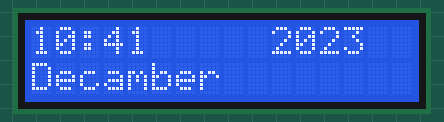
This sketch was run on a simulated Arduino Uno, built with avr-gcc and run on an emulated ATmega328P. On the bench: 16×2 character LCD.

Above: at 0.1 s.
At 60.1 s:
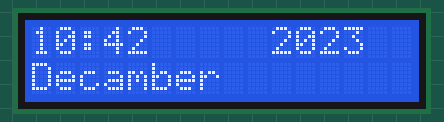
At 120.1 s:
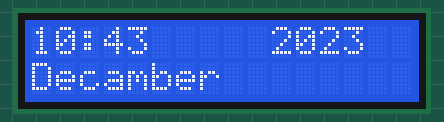

The sketch:

clock_old.ino
```cpp
/*
 Тестирование производилось на Arduino IDE 1.6.11
 Дата тестирования 20.0509.2016г.
*/
int time_h = 10;
int time_m = 41;
#include <LiquidCrystalRus.h>

LiquidCrystalRus lcd(7, 6, 5, 4, 3, 2);

void setup()
{
 lcd.begin(16, 2);  // Инициализирует LCD 16x2
}

void loop()
{
  if(time_h == 24){
    time_h = 0;
    time_m = 0;
  }
  if(time_m == 60){
   ++time_h;
   time_m = 0;
  }

  lcd.setCursor(0,2);
  lcd.print("Decamber");
  lcd.setCursor(10, 0);
  lcd.print(2023);
  if(time_h < 10){
    lcd.setCursor(0,0); // Установить курсор на первыю строку
  lcd.print(0);
  lcd.setCursor(1,0);
  lcd.print(time_h);
  lcd.setCursor(2,0);
  lcd.print(":");
  }
  else{
    lcd.setCursor(0,0); // Установить курсор на первыю строку
  lcd.print(time_h);
  lcd.setCursor(2,0);
  lcd.print(":");
  }


  if (time_m < 10){
    lcd.setCursor(3,0);
    lcd.print(0);
    lcd.setCursor(4,0);
  lcd.print(time_m);
  }
  else{
    lcd.setCursor(3,0);
  lcd.print(time_m);
  }

 delay(60000);
 time_m ++;
}
```

Measured:
- what the display in image 1 shows lasts 60.0 s, from 60.1 s to 120.1 s
